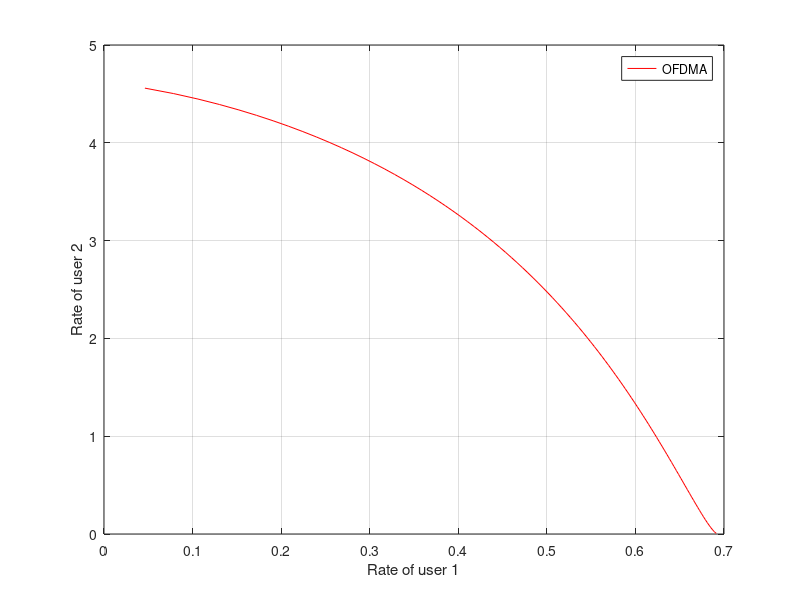

The MATLAB source for this figure:
%OMA

P1 = 1;
P2 = 1;
h1square = 1;
h2square = 100;
B = 1;
N = 1;
count = 1;
countN = 1;
R1 = 0:0.01:0.99;
R2 = 0:0.01:0.99;

for alpha = 0:0.01:0.99
    snr1 = (1/alpha)*(P1*h1square/(B*N));
    snr2 = (1/1-alpha)*P2*h2square/(B*N);
    R1(count) =     alpha*B*log(1+snr1);
    R2(count) = (1-alpha)*B*log(1+snr2);
    count = count + 1;
end

% for ke = 0:0.01:0.99
%      RN1(countN) = log(1+(P1*h1square));
%      RN2(countN) = log(1+(P2*h2square));
%      countN = countN+1;
% end

plot(R1, R2, 'r');
hold on
% plot(RN1, RN2, 'g');
grid on; box on;
xlabel('Rate of user 1') %Label for x-axis
ylabel('Rate of user 2') %Label for y-axis
legend('OFDMA');
hold on